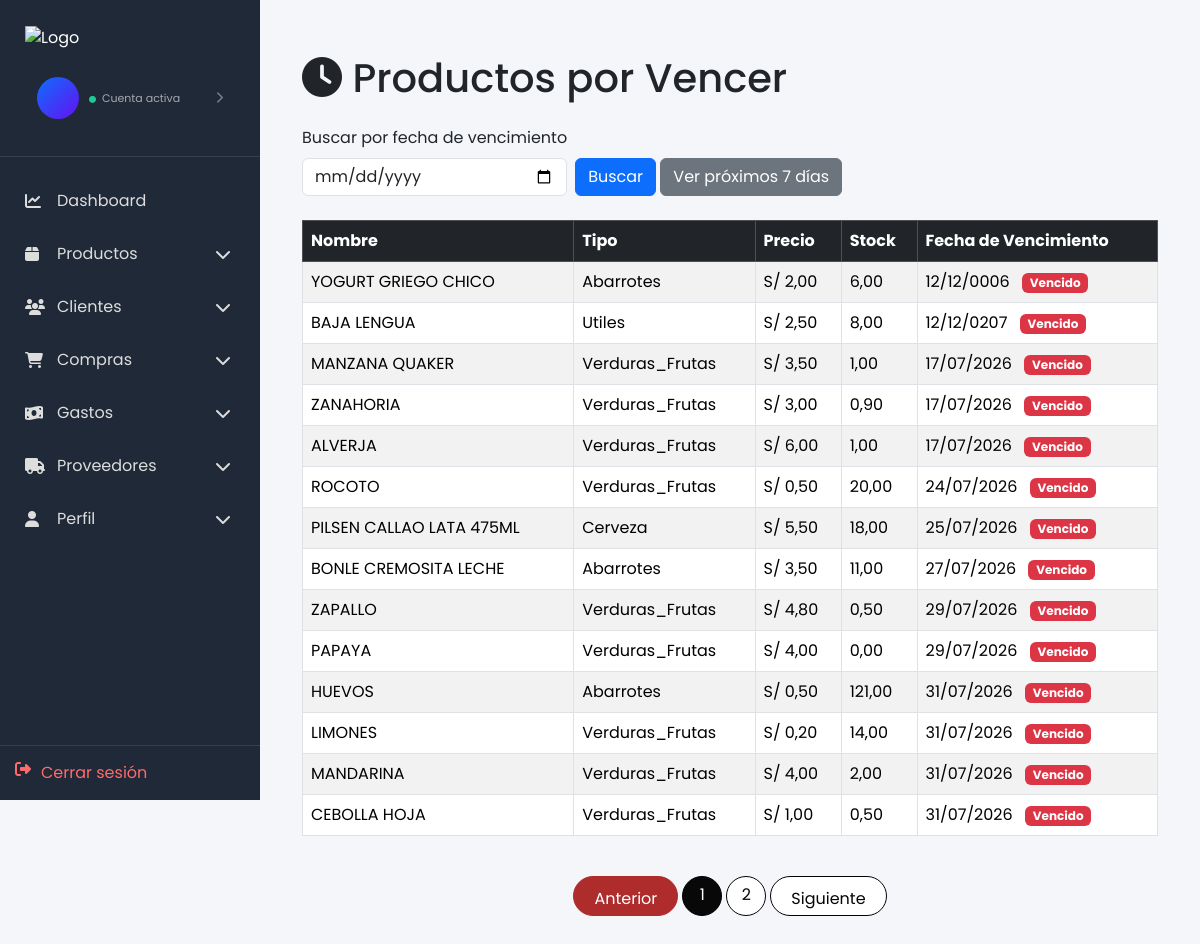
The page /productos/vencer/ on the database its author committed.
### productos/models.py (models this page shows, shortened)
class Producto(models.Model):
    nombre = models.CharField(max_length=200)
    precio = models.DecimalField(max_digits=10, decimal_places=2)
    costo = models.DecimalField(max_digits=10, decimal_places=2, default=0.00)
    stock = models.DecimalField(max_digits=10, decimal_places=2, default=0.00)
    tipoProducto = models.CharField(max_length=100)
    unidadMedida = models.CharField(max_length=50, blank=True)
    fechaVencimiento = models.DateField(blank=True, null=True)
    detalle = models.TextField(blank=True)
    imagen = models.CharField(max_length=255, blank=True)
    created_at = models.DateTimeField(auto_now_add=True)
    updated_at = models.DateTimeField(auto_now=True)

### productos/views.py (the view)
# urls.py: path('vencer/', views.productos_vencer, name='productos_vencer'),
def productos_vencer(request):
	fecha_str = request.GET.get('fecha', '').strip()
	hoy = timezone.now().date()
	hasta = hoy + datetime.timedelta(days=7)
	productos = Producto.objects.filter(fechaVencimiento__isnull=False)
	if fecha_str:
		try:
			fecha = datetime.datetime.strptime(fecha_str, '%Y-%m-%d').date()
			productos = productos.filter(fechaVencimiento=fecha).order_by('fechaVencimiento')
		except ValueError:
			messages.warning(request, 'Formato de fecha inválido. Usa YYYY-MM-DD.')
			productos = Producto.objects.none()
	else:
		productos = productos.filter(fechaVencimiento__lte=hasta).order_by('fechaVencimiento')
	paginator = Paginator(productos, 14)
	page_number = request.GET.get('page')
	page_obj = paginator.get_page(page_number)
	return render(request, 'productos/productos_vencer.html', {
		'page_obj': page_obj,
		'fecha_busqueda': fecha_str,
		'hoy': hoy,
		'hasta': hasta,
	})

### productos/templates/productos/productos_vencer.html (shortened to what this page needs)
{% extends 'base_admin.html' %}
{% block content %}
<br>
<div class="container">
	<h1 class="mb-4"><i class="fas fa-clock"></i> Productos por Vencer</h1>
	<form method="get" class="row g-2 mb-4">
		<div class="col-auto">
			<label for="fecha" class="form-label">Buscar por fecha de vencimiento</label>
			<input type="date" id="fecha" name="fecha" class="form-control" value="{{ fecha_busqueda }}">
		</div>
		<div class="col-auto align-self-end">
			<button type="submit" class="btn btn-primary mt-2">Buscar</button>
			<a href="{% url 'productos_vencer' %}" class="btn btn-secondary mt-2">Ver próximos 7 días</a>
		</div>
	</form>
	{% if page_obj and page_obj.object_list %}
		<div class="table-responsive">
			<table class="table table-striped table-hover table-bordered">
				<thead class="table-dark">
					<tr>
						<th>Nombre</th>
						<th>Tipo</th>
						<th>Precio</th>
						<th>Stock</th>
						<th>Fecha de Vencimiento</th>
					</tr>
				</thead>
				<tbody>
					{% for producto in page_obj.object_list %}
					<tr>
						<td>{{ producto.nombre }}</td>
						<td>{{ producto.tipoProducto }}</td>
						<td>S/ {{ producto.precio }}</td>
						<td>{{ producto.stock }}</td>
						<td>
							{{ producto.fechaVencimiento|date:'d/m/Y' }}
							{% if producto.fechaVencimiento < hoy %}
								<span class="badge bg-danger text-white ms-2">Vencido</span>
							{% elif producto.fechaVencimiento <= hasta %}
								<span class="badge bg-warning text-dark ms-2">Próximo</span>
							{% endif %}
						</td>
					</tr>
					{% endfor %}
				</tbody>
			</table>
		</div>
		<nav aria-label="Paginación" class="mt-4">
            <ul class="pagination justify-content-center">
                {% if page_obj.has_previous %}
                <li class="page-item">
                    <a class="page-link" href="?q={{ query }}&tipo={{ tipo }}&page={{ page_obj.previous_page_number }}">Anterior</a>
                </li>
                {% else %}
                <li class="page-item disabled"><span class="page-link">Anterior</span></li>
                {% endif %}
                {% for num in page_obj.paginator.page_range %}
                {% if num == page_obj.number %}
                    <li class="page-item active"><span class="page-link">{{ num }}</span></li>
                {% elif num >= page_obj.number|add:'-2' and num <= page_obj.number|add:'2' %}
                    <li class="page-item"><a class="page-link" href="?q={{ query }}&tipo={{ tipo }}&page={{ num }}">{{ num }}</a></li>
                {% endif %}
                {% endfor %}
                {% if page_obj.has_next %}
                <li class="page-item">
                    <a class="page-link" href="?q={{ query }}&tipo={{ tipo }}&page={{ page_obj.next_page_number }}">Siguiente</a>
                </li>
                {% else %}
                <li class="page-item disabled"><span class="page-link">Siguiente</span></li>
                {% endif %}
            </ul>
        </nav>
	{% else %}
		<div class="alert alert-info">No hay productos con fecha de vencimiento en el rango seleccionado.</div>
	{% endif %}
</div>
<br>
{% endblock %}

### static/css/style.css (style rules this page uses)
body { font-family:'Poppins',sans-serif; }

### static/css/sidebar.css (style rules this page uses)
body { margin: 0; background: #f5f6fa; }

### static/css/catalogo.css (style rules this page uses)
body { font-family:'Poppins', sans-serif; }
.pagination .page-link { color:#050505; border-radius:50%; margin:0 5px; width:40px; height:40px; text-align:center; border:1px solid #040404; }
.pagination .active .page-link { background:#080808; border-color:#000000; color:white; }
.pagination .disabled .page-link { background: #ae2c2c; border-color: #ae2c2c; color: #ffffff; }
.pagination .page-item:first-child .page-link, .pagination .page-item:last-child .page-link { width:auto; padding:10px 20px; border-radius:25px; }

### rows shown on the page
Producto: nombre "YOGURT GRIEGO CHICO", tipoProducto "Abarrotes", precio "2,00", stock "6,00", fechaVencimiento "12/12/0006", shows "Vencido"
Producto: nombre "BAJA LENGUA", tipoProducto "Utiles", precio "2,50", stock "8,00", fechaVencimiento "12/12/0207", shows "Vencido"
Producto: nombre "MANZANA QUAKER", tipoProducto "Verduras_Frutas", precio "3,50", stock "1,00", fechaVencimiento "17/07/2026", shows "Vencido"
Producto: nombre "ZANAHORIA", tipoProducto "Verduras_Frutas", precio "3,00", stock "0,90", fechaVencimiento "17/07/2026", shows "Vencido"
Producto: nombre "ALVERJA", tipoProducto "Verduras_Frutas", precio "6,00", stock "1,00", fechaVencimiento "17/07/2026", shows "Vencido"
Producto: nombre "ROCOTO", tipoProducto "Verduras_Frutas", precio "0,50", stock "20,00", fechaVencimiento "24/07/2026", shows "Vencido"
Producto: nombre "PILSEN CALLAO LATA 475ML", tipoProducto "Cerveza", precio "5,50", stock "18,00", fechaVencimiento "25/07/2026", shows "Vencido"
Producto: nombre "BONLE CREMOSITA LECHE", tipoProducto "Abarrotes", precio "3,50", stock "11,00", fechaVencimiento "27/07/2026", shows "Vencido"
Producto: nombre "ZAPALLO", tipoProducto "Verduras_Frutas", precio "4,80", stock "0,50", fechaVencimiento "29/07/2026", shows "Vencido"
Producto: nombre "PAPAYA", tipoProducto "Verduras_Frutas", precio "4,00", stock "0,00", fechaVencimiento "29/07/2026", shows "Vencido"
Producto: nombre "HUEVOS", tipoProducto "Abarrotes", precio "0,50", stock "121,00", fechaVencimiento "31/07/2026", shows "Vencido"
Producto: nombre "LIMONES", tipoProducto "Verduras_Frutas", precio "0,20", stock "14,00", fechaVencimiento "31/07/2026", shows "Vencido"
Producto: nombre "MANDARINA", tipoProducto "Verduras_Frutas", precio "4,00", stock "2,00", fechaVencimiento "31/07/2026", shows "Vencido"
Producto: nombre "CEBOLLA HOJA", tipoProducto "Verduras_Frutas", precio "1,00", stock "0,50", fechaVencimiento "31/07/2026", shows "Vencido"

### other values the page prints
{{ num }} "1"
{{ num }} "2"
